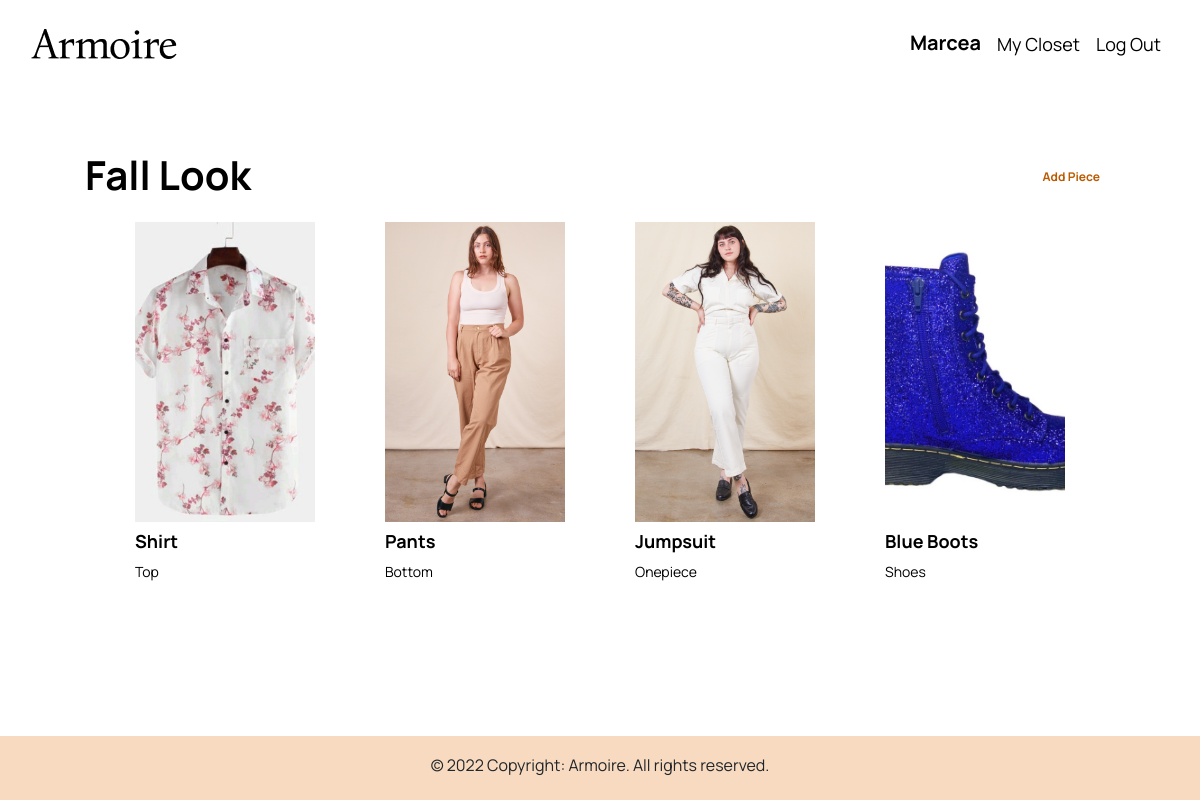
Screenshot of /outfit/2 (signed in) with the database file from the repository.
### Armoire_app/models.py (models this page shows, shortened)
class User(AbstractUser):
    pass

class Outfit(models.Model):
    user_id = models.ForeignKey(
        "User", on_delete=models.CASCADE, related_name="outfit")
    name = models.CharField(max_length=64)

class Piece(models.Model):
    TOP = 'Top'
    BOTTOM = 'Bottom'
    ONEPIECE = 'Onepiece'
    SHOES = 'Shoes'
    ACCESSORIES = 'Accessories'
    CATEGORIES = [
        (TOP, 'Top'),
        (BOTTOM, 'Bottom'),
        (ONEPIECE, 'Onepiece'),
        (SHOES, 'Shoes'),
        (ACCESSORIES, 'Accessories')
    ]
    RED = 'Red'
    PINK = 'Pink'
    ORANGE = 'Orange'
    YELLOW = 'Yellow'
    GREEN = 'Green'
    BLUE = 'Blue'
    INDIGO = 'Indigo'
    VIOLET = 'Violet'
    BEIGE = 'Beige'
    TAN = "Tan"
    WHITE = 'White'
    BLACK = 'Black'
    BROWN = 'Brown'
    GRAY = 'Gray'
    MULTI = 'Multi-Color'
    COLORS = [
        (RED, 'Red'),
        (PINK, 'Pink'),
        (ORANGE, 'Orange'),
        (YELLOW, 'Yellow'),
        (GREEN, 'Green'),
        (BLUE, 'Blue'),
        (INDIGO, 'Indigo'),
        (VIOLET, 'Violet'),
        (BEIGE, 'Beige'),
        (TAN, 'Tan'),
        (WHITE, 'White'),
        (BLACK, 'Black'),
        (BROWN, 'Brown'),
        (GRAY, 'Gray'),
        (MULTI, 'Multi-Color'),
    ]
    user_id = models.ForeignKey(
        "User", on_delete=models.CASCADE, related_name="piece")
    name = models.CharField(max_length=64)
    image = models.ImageField(upload_to="img/", default="")
    category = models.CharField(max_length=32, choices=CATEGORIES, default=TOP)
    color = models.CharField(max_length=32, choices=COLORS, default=WHITE)
    season = models.CharField(max_length=64)
    style = models.CharField(max_length=64)

### Armoire_app/views.py (the view)
# urls.py: path("outfit/<str:outfit_id>", views.outfit, name="outfit"),
@login_required
def outfit(request, outfit_id):
    pieces = pieces_in_outfit(outfit_id)
    return render(request, "Armoire_app/outfit.html", {
        "outfit": Outfit.objects.get(id=outfit_id),
        "pieces": pieces,
        "all": Piece.objects.filter(user_id=request.user),
        "tops": Piece.objects.filter(user_id=request.user, category="Top"),
        "bottoms": Piece.objects.filter(user_id=request.user, category="Bottom"),
        "onepieces": Piece.objects.filter(user_id=request.user, category="Onepiece"),
        "shoes": Piece.objects.filter(user_id=request.user, category="Shoes"),
        "accessories": Piece.objects.filter(user_id=request.user, category="Accessories")
    })

### Armoire_app/views.py (called while the page is built)
def pieces_in_outfit(outfit_id):
    outfit = Outfit.objects.get(id=outfit_id)
    pieces_in_outfit = PieceToOutfit.objects.filter(outfit_id=outfit)
    pieces = []
    for piece in pieces_in_outfit:
        pieces.append(Piece.objects.get(id=piece.piece_id.id))
    return pieces

### Armoire_app/templates/Armoire_app/outfit.html (shortened to what this page needs)
{% extends "Armoire_app/layout.html" %}
{% load static %}
{% block body %}
<div class="container-xxl justify-content-center outfit-id" id="{{ outfit.id }}" style="padding-bottom: 20px; display: block; margin:5% 100px auto 100px ">
    <div class="row">
        <div class="col-6 align-middle" style="padding-left: 0px;">
            <h3 class="my-auto" style="text-align: left;">{{ outfit.name }}</h3>
        </div>
        <div class="col-6 text-right my-auto add-piece">
            <a href="#add" id="add-piece" onclick="show_all_pieces()" class="label-small">Add Piece</a>
        </div>
    </div>
    <div class="container-xxl clothes-container mx-auto carousel outfit-carousel outfit" id="outfit" style="display: block">
        <div class="carousel__track-container outfit-carousel__track-container">
            <div class="carousel__track--clothing outfit-carousel__track">
    {% for piece in pieces %}
    {% if forloop.first %}<div class="row d-flex justify-content-center piece-row carousel__slide current-slide outfit-carousel__slide outfit-current-slide mx-auto">{% endif %}
        <div class="closet-card col-3">
                <div class="card-body mx-auto">
                    <img src="{{ piece.image.url }}" class="img-thumbnail img-resize" style="border: none;">
                    <p class="s1" style="margin-top: 5px; margin-bottom: 5px;">{{ piece.name }}</p>
                    <p class="b2">{{ piece.category }}</p>
                </div>
        </div>
        {% if forloop.last %}
    </div>
    {% endif %}
    {% endfor %}
            </div>
        </div>
        <div class="carousel__nav outfit-carousel__nav mx-auto">
        </div>
    </div>
</div>
{% endblock %}

### Armoire_app/templates/Armoire_app/layout.html (shortened to what this page needs)
{% load static %}
<!DOCTYPE html>
<html lang="en">
<head>
    <link rel="stylesheet" href="https://stackpath.bootstrapcdn.com/bootstrap/4.4.1/css/bootstrap.min.css"
>
    <link href="{% static 'Armoire_app/styles.css' %}" rel="stylesheet">
</head>
<body>
    <nav class="navbar navbar-expand-lg navbar-light figma-nav container-xxl justify-content-center">
            <div class="row" style="width: 100%">
                <div class="col-6 my-auto">
                    <img src="{% static 'assets/Armoire.png' %}">
                </div>
                <div class="col-6 my-auto">
                    <div class="nav justify-content-end">
                        <ul class="navbar-nav">
                            {% if user.is_authenticated %}
                            <li class="nav-item label-large">
                                <a class="nav-link">{{ user.username }}</a>
                            </li>
                            <li class="nav-item leads-1">
                                <a class="nav-link" href="{% url 'mycloset' %}">My Closet</a>
                            </li>
                            <li class="nav-item leads-1">
                                <a class="nav-link" href="{% url 'logout' %}">Log Out</a>
                            </li>
                            {% endif %}
                        </ul>
                    </div>
                </div>
            </div>
    </nav>
    <div class="body">
        {% block body %}
        {% endblock %}
    </div>
</body>
<footer class="figma-footer">
    <div class="text-center p-3">
      © 2022 Copyright: Armoire. All rights reserved.
    </div>
</footer>
</html>

### Armoire_app/static/Armoire_app/styles.css (style rules this page uses)
.img-resize { width: 100%; height: 300px; object-fit: cover; padding: 0px; border-radius: 0px; }
.clothes-container { width: 100%; }
.figma-nav { height: 88px ; background: #FFFFFF; }
html { position: relative; min-height: 100%; }
body { margin-bottom: 64px; font-family: 'Manrope', sans-serif; font-style: normal; font-weight: normal; font-size: 16px; line-height: 26px; }
a, a:hover, .label-large:hover { color: #BB5A01; text-decoration: none; }
.figma-footer { position: absolute; bottom: 0; width: 100%; height: 64px; clear: both; background-color: #F7DABF; }
.navbar .navbar-nav .nav-link { color:#000000 }
h3 { font-family: 'Manrope', sans-serif; font-style: normal; font-weight: bold; font-size: 40px; line-height: 54px; font-feature-settings: 'liga' off; color: #000000; }
.label-large { font-family: 'Manrope', sans-serif; font-style: normal; font-weight: bold; font-size: 20px; line-height: 30px; font-feature-settings: 'liga' off; color: #BB5A01; }
.label-small { font-family: 'Manrope', sans-serif; font-style: normal; font-weight: bold; font-size: 12px; line-height: 16px; font-feature-settings: 'liga' off; color: #BB5A01; }
.leads-1 { font-family: 'Manrope', sans-serif; font-style: normal; font-weight: normal; font-size: 18px; line-height: 32px; font-feature-settings: 'liga' off; color: #000000; }
.s1 { font-family: 'Manrope', sans-serif; font-style: normal; font-weight: bold; font-size: 18px; line-height: 28px; font-feature-settings: 'liga' off; color: #000000; }
p, .b1 { font-family: 'Manrope', sans-serif; font-style: normal; font-weight: normal; font-size: 16px; line-height: 26px; font-feature-settings: 'liga' off; color: #000000; }
.b2 { font-family: 'Manrope', sans-serif; font-style: normal; font-weight: normal; font-size: 14px; line-height: 24px; font-feature-settings: 'liga' off; color: #000000; white-space: pre-line; }
.closet-card { width: 255px; height: auto; }
.carousel { position: relative; margin: 0 auto; }
.carousel__track-container { height: 100%; position: relative; overflow: hidden; width: 100%; }
.carousel__track--clothing { padding: 0px; margin: 0px; list-style: none; position: relative; height: 418px; transition: transform 250ms ease-in; }
.carousel__slide { position: absolute; top: 0px; bottom: 0px; width: 100%; }
.carousel__nav { display: flex; justify-content: center; padding: 45px 0; }

### rows the page displays
User: username "Marcea"
Outfit: name "Fall Look"
Piece: image (picture), name "Shirt", category "Top"
Piece: image (picture), name "Pants", category "Bottom"
Piece: image (picture), name "Jumpsuit", category "Onepiece"
Piece: image (picture), name "Blue Boots", category "Shoes"
